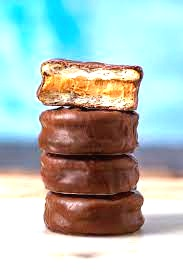
#> input picture img/download.jpg, 183 x 275 px, found by its file name
$ jupyter execute 'week3_practice2(inverting  an image).ipynb'
#> lines starting #> are read from the running program, lines starting #| are printed output that depends on the picture
[cell 1]
import numpy as np
import matplotlib.pyplot as plt
import cv2 as cv
img = cv.imread ( 'img/download.jpg' , 0 )
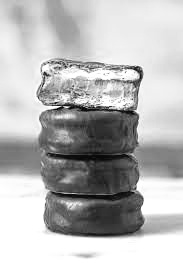
#> img: shape (275, 183); min 2, max 255, mean 185.5

#Plot the original image
plt.subplot ( 1 , 2 , 1 )
plt.title ( " Original " )
plt.imshow ( img )

rows , cols = img.shape
#> rows = 275; cols = 183
M = np.float32 ( [ [ 1 , 0 , 0 ] , [ 0 , -1 , rows ] , [ 0 , 0 , 1 ] ] )
#> M = [[1, 0, 0], [0, -1, 275], [0, 0, 1]]
reflected_img = cv.warpPerspective ( img , M , ( int ( cols ) , int ( rows ) ) )
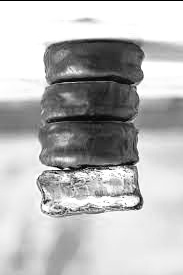
#> reflected_img: shape (275, 183); min 0, max 255, mean 184.7

#Plot the original image
plt.subplot ( 1 , 2 , 2 )
plt.title ( " Reflected Image " )
plt.imshow ( reflected_img )

cv.imwrite ( ' reflection_out.jpg ' , reflected_img )
cv.waitKey ( 0 )
cv.destroyAllWindows ( )
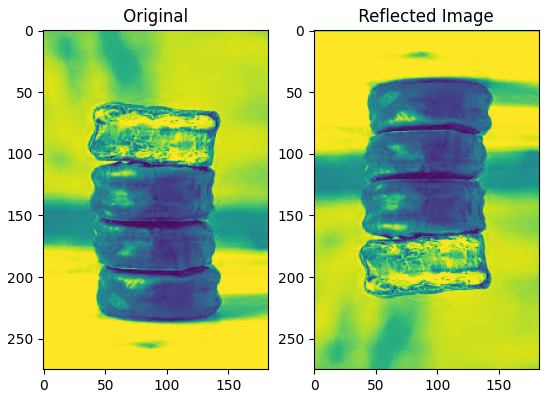
#> figure drawn by matplotlib, 2 panels
